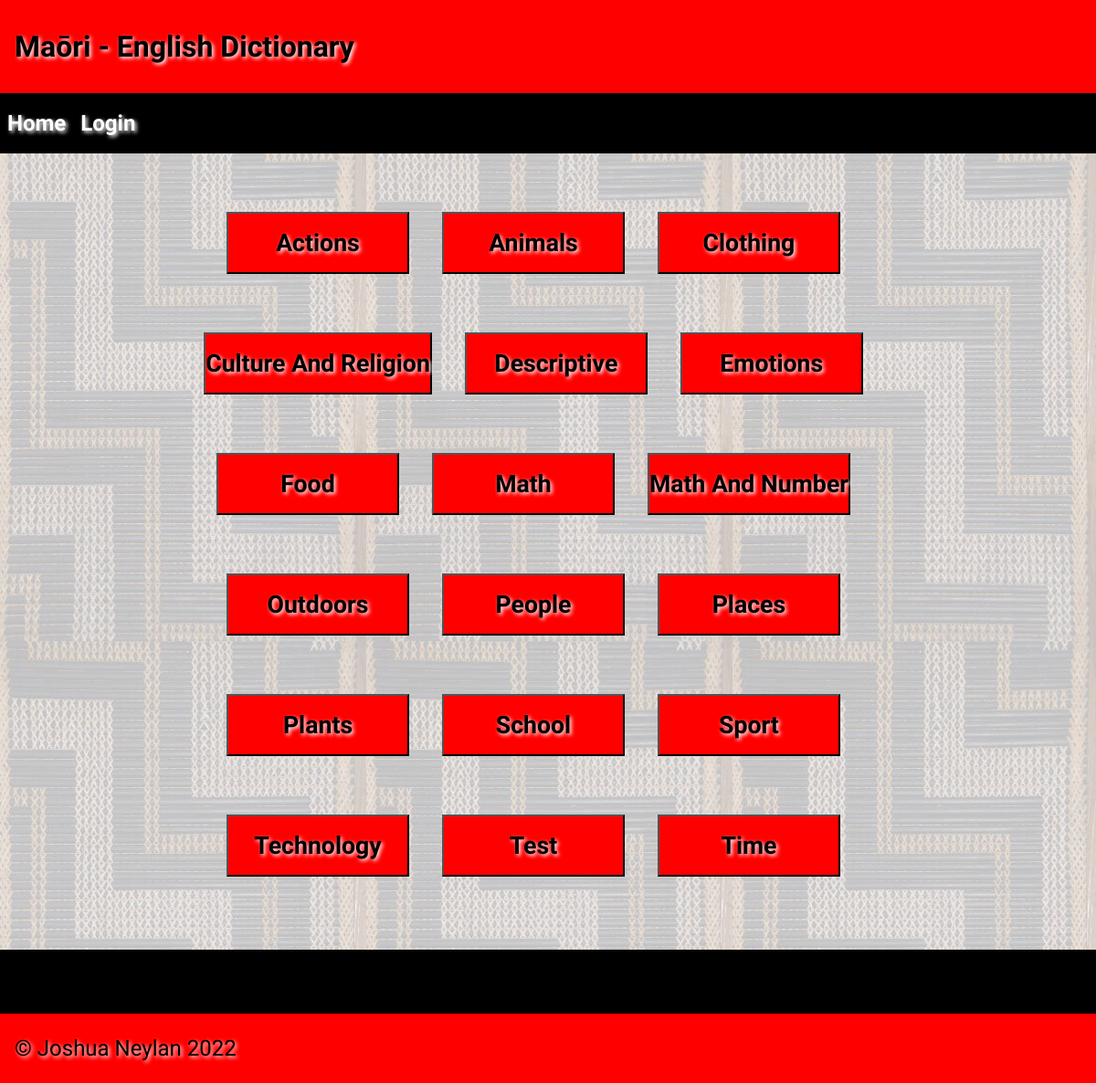
The page / on the database its author committed.
### tables this page shows
CREATE TABLE "Categories"
(
    id            INTEGER
        constraint categories_pk
            primary key autoincrement,
    category_name varchar(50)
);

### app.py (the view)
@app.route('/')
def render_home():
    return render_template("home.html", categories=category_setup(), logged_in=is_logged_in(), is_teacher=is_teacher(),
                           first_name=session.get("first_name"))

### app.py (called while the page is built, shortened)
def create_connection(db_file):
    try:
        connection = sqlite3.connect(db_file)
        connection.execute("pragma foreign_keys=ON")
        return connection
    except Error as e:
        print(e)
    return None

def category_setup():
    con = create_connection(DB_NAME)
    query = "SELECT category_name FROM Categories"
    cur = con.cursor()
    cur.execute(query)
    category_list = cur.fetchall()
    con.close()
    for i in range(len(category_list)):
        category_list[i] = category_list[i][0].title()
    category_list = sorted(list(set(category_list)))
    return category_list

def is_logged_in():
    if session.get("email") is None:
        return False
    return True

def is_teacher():
    if session.get("email") is None:
        return False

### templates/home.html (shortened to what this page needs)
{% extends 'base.html' %}
{% block heading %}Maōri - English Dictionary{% endblock %}
{% block main %}
    <div class="centered_group">
        {% for category in categories %}
            <a href="/categories/{{ category }}"><button><h1>{{ category }}</h1></button></a>
        {% endfor %}
    </div>
{% endblock %}

### static/css/style.css (style rules this page uses)
* { font-family: Comfortaa, sans-serif; margin: 0; padding: 0; box-sizing: border-box; }
h1, h2, h3, h4 { padding: 1rem 0; font-family: 'Suez One', serif; color: #000; text-shadow: 2px 2px 4px #fff; }
a { color: #222; }
button { margin-top: 4rem; margin-right: 2rem; background-color: #ff0000; min-width: 200px; }
.centered_group { text-align: center; margin: auto; width: 70%; padding-bottom: 10vh; }

### rows shown on the page
Categories: category_name "Actions"
Categories: category_name "Animals"
Categories: category_name "Clothing"
Categories: category_name "Culture And Religion"
Categories: category_name "Descriptive"
Categories: category_name "Emotions"
Categories: category_name "Food"
Categories: category_name "Math"
Categories: category_name "Math And Number"
Categories: category_name "Outdoors"
Categories: category_name "People"
Categories: category_name "Places"
Categories: category_name "Plants"
Categories: category_name "School"
Categories: category_name "Sport"
Categories: category_name "Technology"
Categories: category_name "Test"
Categories: category_name "Time"
